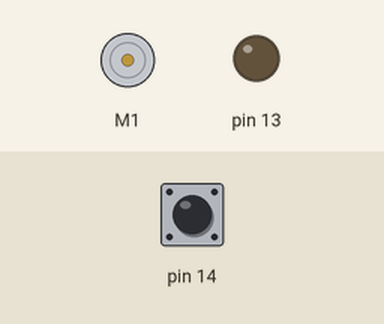
Recording of a sketch running on a simulated Arduino Leonardo, built with avr-gcc and run on an emulated ATmega32U4. Parts: DC motor (green arrow = forward, orange = backward, longer = faster), output pins drawn as LEDs (lit = HIGH). The inputs (shaded band) are chosen by the test bench; at power-on: pin 14 HIGH.

Above: at 0.8 s.
0.9 s: pin 14 pulled LOW for 0.15 s
At 2.7 s:
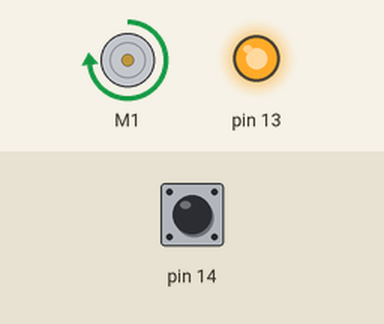
Timing chart, 0 to 65.5 s (numbered marks = the images above; inputs shaded):
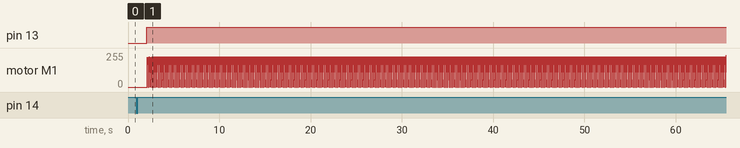

The sketch:

circle.ino
```cpp
// This will make the Romi move in a circle.
#include <Romi32U4.h>

Romi32U4Motors motors;
Romi32U4ButtonA buttonA;

void setup()
{
  // Wait for the user to press button A.
  buttonA.waitForButton();

  // Delay so that the robot does not move away while the user is
  // still touching it.
  delay(1000);
}

void loop()
{
  // Run left motor forward.
  ledYellow(1);
  for (int speed = 0; speed <= 400; speed++)
  {
    motors.setLeftSpeed(speed);
    //delay(2);
  }
  for (int speed = 400; speed >= 0; speed--)
  {
    motors.setLeftSpeed(speed);
    //delay(2);
  }
}
```
